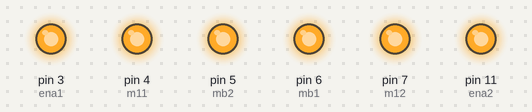
Bench run of a sketch on a simulated Arduino Uno, built with avr-gcc and run on an emulated ATmega328P. Shown: output pins drawn as LEDs (lit = HIGH).

Above: at 0.1 s.
Timing chart, 0 to 1.6 s (numbered marks = the images above):
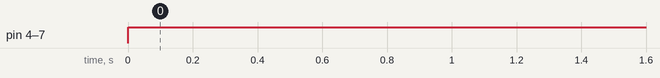

Measured:
- by itself, pin 4 (m11), pin 5 (mb2), pin 6 (mb1), pin 7 (m12): LOW → HIGH at 0.00 s

The sketch:

sketch_oct22a.ino
```cpp
int m12 = 7;
int mb1 = 6;
int mb2 = 5;
int m11 = 4;
int ena1 = 3;
int ena2 = 11;
int SPEED = 255;

void setup() {
  // put your setup code here, to run once:
 pinMode(m12,OUTPUT);
  pinMode(mb1,OUTPUT);
  pinMode(mb2,OUTPUT);
  pinMode(m11,OUTPUT);
  pinMode(ena1,OUTPUT);
  pinMode(ena2,OUTPUT);
  analogWrite(ena1,SPEED);
  analogWrite(ena2,SPEED);
Serial.begin(9600);
}

void loop() {
  // put your main code here, to run repeatedly:
  digitalWrite(m11,HIGH);
    digitalWrite(m12,HIGH);
    digitalWrite(mb1,HIGH);
    digitalWrite(mb2,HIGH);
}
```
